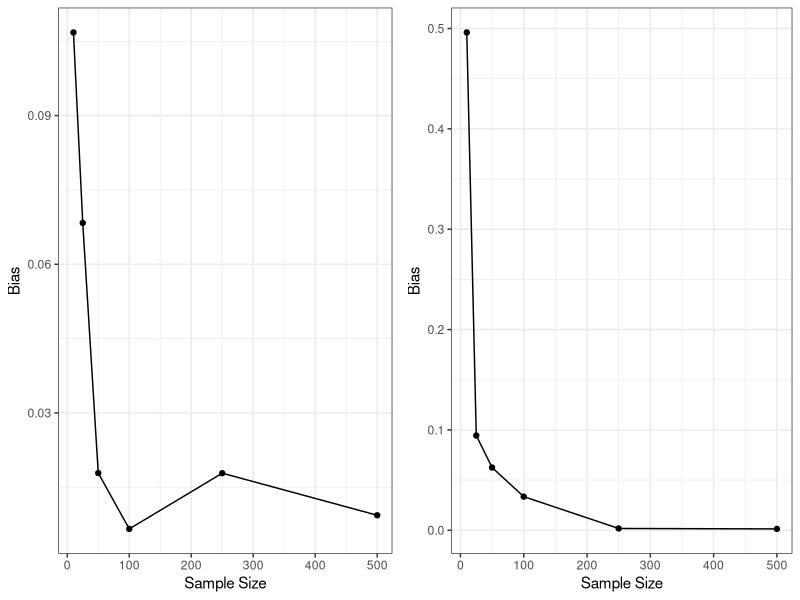

This chart was generated by the following R code:
## ---- chunk 1
library(gridExtra)
library(tidyverse)
## ---- chunk 2
sample_sizes <- c(10, 25, 50, 100, 250, 500)
bias1 <- c(-0.10678826806544484,
    0.06833937662677236,
    0.01786554261156237,
    0.00658918387687546,
    0.017833469333285557,
    0.009343979802303615)
bias2 <- c(-0.4961094412589002,
    -0.0943941984382981,
    -0.062491768240669376,
    -0.03347670796189295,
    0.001762135455952496,
    0.0013252918426989169)
p1 <- ggplot() + geom_line(aes(x = sample_sizes, y = abs(bias1))) + theme_bw() +
    geom_point(aes(x = sample_sizes, y = abs(bias1))) + xlab("Sample Size") +
    ylab("Bias")
p2 <- ggplot() + geom_line(aes(x = sample_sizes, y = abs(bias2))) + theme_bw() +
    geom_point(aes(x = sample_sizes, y = abs(bias2))) + xlab("Sample Size") +
    ylab("Bias")
layout <- rbind(c(1, 2))
grid.arrange(grobs = list(p1, p2), ncol = 2, layout_matrix = layout)
